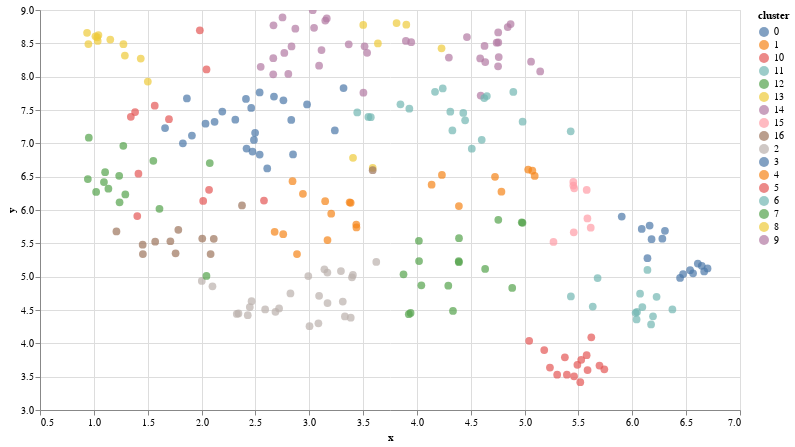

Notebook source saved alongside this figure:
### Code cell
# Plot
chart = alt.Chart(df_explore).mark_circle(size=60).encode(
    x=#'x',
    alt.X('x',
        scale=alt.Scale(zero=False)
    ),
    y=
    alt.Y('y',
        scale=alt.Scale(zero=False)
    ),
    color='cluster',
    tooltip=['content', "parent"]
).properties(
    width=700,
    height=400
)
chart.interactive()

### Figure 1 — Vega-Lite specification as saved in the notebook (floating-point values rounded to 4 significant figures; data arrays with more than 128 entries replaced by an {"elided": "..."} marker saying what was removed)
{"config": {"view": {"continuousWidth": 300, "continuousHeight": 300}}, "data": {"name": "data-934304a2ee4a77be8cd93ab38a2c4920"}, "mark": {"type": "circle", "size": 60}, "encoding": {"color": {"field": "cluster", "type": "nominal"}, "tooltip": [{"field": "content", "type": "nominal"}, {"field": "parent", "type": "nominal"}], "x": {"field": "x", "scale": {"zero": false}, "type": "quantitative"}, "y": {"field": "y", "scale": {"zero": false}, "type": "quantitative"}}, "height": 400, "params": [{"name": "param_2", "select": {"type": "interval", "encodings": ["x", "y"]}, "bind": "scales"}], "width": 700, "$schema": "https://vega.github.io/schema/vega-lite/v5.16.3.json", "datasets": {"data-934304a2ee4a77be8cd93ab38a2c4920": {"elided": "245 records"}}}
